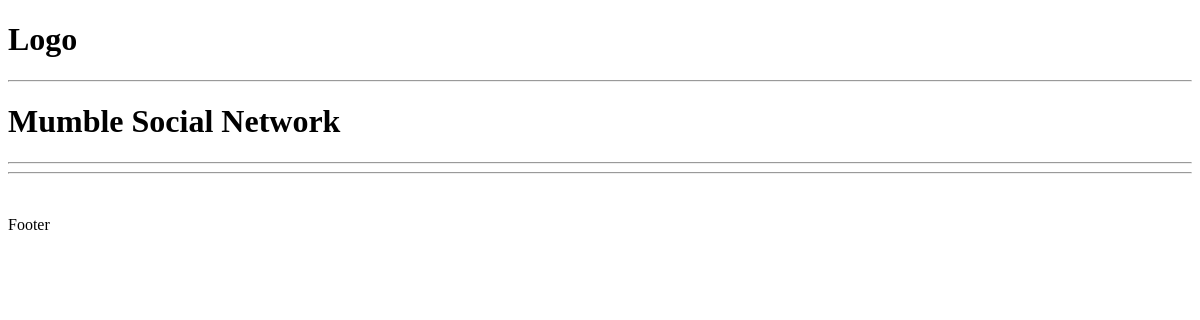
Before: /project/9cb26de4-3131-4815-8919-bc583d01fc6b/ with the older database file.
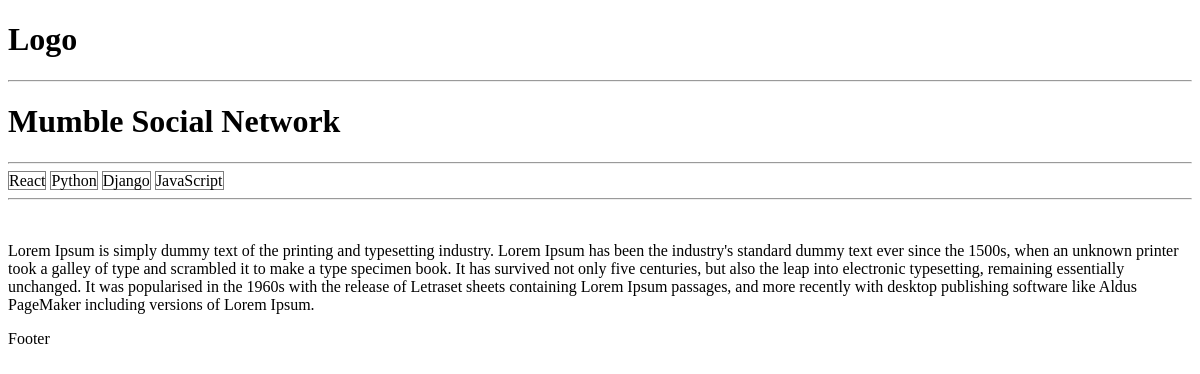
After: the same page with the newer database file.
### projects/models.py (models this page shows, shortened)
class Project(models.Model):
    title = models.CharField(max_length=200)
    description = models.TextField(null=True, blank=True)
    demo_link = models.CharField(max_length=2000, null=True, blank=True)
    source_link = models.CharField(max_length=2000, null=True, blank=True)
    tags = models.ManyToManyField('Tag', blank=True)
    vote_total = models.IntegerField(default=0, null=True, blank=True)
    vote_ratio = models.IntegerField(default=0, null=True, blank=True)
    created = models.DateTimeField(auto_now_add=True)
    id = models.UUIDField(default=uuid.uuid4, unique=True, primary_key=True, editable=False)

class Tag(models.Model):
    name = models.CharField(max_length=200)
    created = models.DateTimeField(auto_now_add=True)
    id = models.UUIDField(default=uuid.uuid4, unique=True, primary_key=True, editable=False)
    def __str__(self) -> str:
        return self.name

### projects/views.py (the view)
# urls.py: path("project/<str:pk>/", views.project, name="project"),
def project(request, pk):
    projectObj = Project.objects.get(id=pk)
    return render(request, 'projects/single-project.html', {'project': projectObj})

### projects/templates/projects/single-project.html
{% extends 'main.html' %}
{% block content %}
<h1>{{project.title}}</h1>
<hr>
{% for tag in project.tags.all %}
<span style="border: 1px solid grey;">{{ tag }}</span>
{% endfor %}
<hr>
<br />
<p>{{project.description}}</p>
{% endblock content %}

### templates/main.html (shortened to what this page needs)
<!DOCTYPE html>
<html lang="en">
<head>
</head>
<body>
    {% include 'navbar.html' %}
    {% block content %}
    {% endblock content %}
    <p>Footer</p>
</body>
</html>

### templates/navbar.html
<h1>Logo</h1>
<hr>

Changed rows visible on the page:
changed Project "Mumble Social Network": description (not shown) → "Lorem Ipsum is simply dummy text of the printing and typesetting industry. Lorem Ipsum has been the industry's standard dummy text ever since the 1500s, when an unknown printer took a galley of type and scrambled it to make a type specimen book. It has survived not only five centuries, but also the leap into electronic typesetting, remaining essentially unchanged. It was popularised in the 1960s with the release of Letraset sheets containing Lorem Ipsum passages, and more recently with desktop publishing software like Aldus PageMaker including versions of Lorem Ipsum."
added Tag: name "React"
added Tag: name "Python"
added Tag: name "Django"
added Tag: name "JavaScript"
